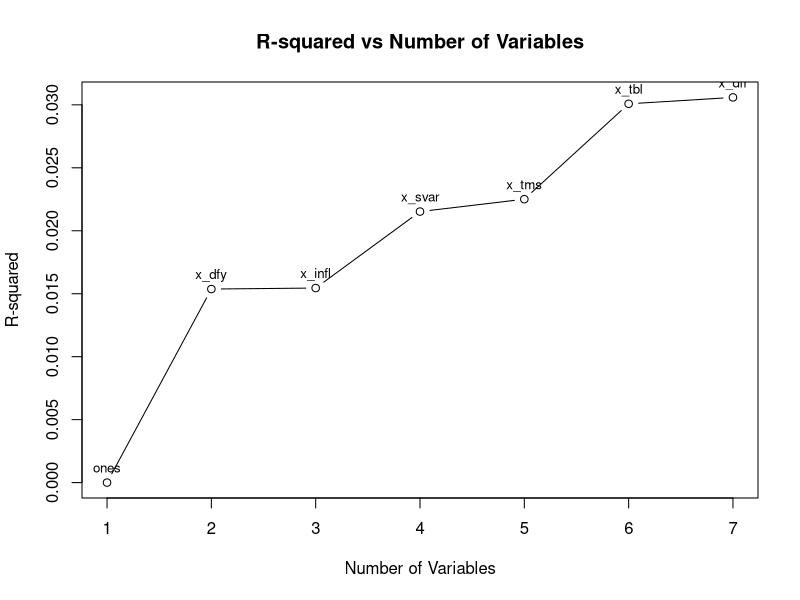

Source code (R):
calculate_beta_hat <- function(y, x) {
  beta_hat <- solve(t(x) %*% x) %*% t(x) %*% y
  return(beta_hat)
}

calculate_r_squared <- function(y, y_hat) {
  TSS <- sum((y - mean(y))^2)
  RSS <- sum((y - y_hat)^2)
  return(1 - RSS / TSS)
}


# Q3 ================================================
dt <- read.csv("./Equity_Premium.csv")
y <- dt$y
ones <- rep(1, 504)
x_dfy <- dt$x_dfy
x_infl <- dt$x_infl
x_svar <- dt$x_svar
x_tms <- dt$x_tms
x_tbl <- dt$x_tbl
x_dfr <- dt$x_dfr

x <- cbind(ones, x_dfy, x_infl, x_svar, x_tms, x_tbl, x_dfr)

beta_hat <- solve(t(x) %*% x) %*% t(x) %*% y
print("beta_hat =")
print(beta_hat)

x1 <- cbind(ones, x_dfy, x_infl, x_svar)
x2 <- cbind(x_tms, x_tbl, x_dfr)

m1 <- diag(nrow(x1)) - x1 %*% solve(t(x1) %*% x1) %*% t(x1)
m2 <- diag(nrow(x2)) - x2 %*% solve(t(x2) %*% x2) %*% t(x2)

beta1 <- solve(t(m2 %*% x1) %*% m2 %*% x1) %*% (t(m2 %*% x1) %*% m2 %*% y)
beta2 <- solve(t(m1 %*% x2) %*% m1 %*% x2) %*% (t(m1 %*% x2) %*% m1 %*% y)

# Combine intercept and beta_hat_fwl
beta_hat <- matrix(c(beta1, beta2), ncol = 1)
rownames(beta_hat) <- c("ones", "x_dfy", "x_infl", "x_svar", "x_tms", "x_tbl", "x_dfr")

print("beta_hat (FWL) =")
print(beta_hat)

# Q4 ================================================
# List of x variables
x_vars <- c("ones", "x_dfy", "x_infl", "x_svar", "x_tms", "x_tbl", "x_dfr")
x <- c()
r_squared_results <- c()

# Iterate through x variables
for (var in x_vars) {
  if (var == "ones") {
    x <- cbind(x, ones)
  } else {
    x <- cbind(x, dt[[var]])
  }
  beta_hat <- calculate_beta_hat(y, x)
  y_hat <- x %*% beta_hat
  r_squared <- calculate_r_squared(y, y_hat)
  r_squared_results <- c(r_squared_results, r_squared)
}

# Print final results
print("R-squared values:")
print(r_squared_results)

# Save the plot as a PNG file
png("./img/r_squared_plot.png", width = 800, height = 600)

# Plot R-squared results
plot(seq_along(r_squared_results), r_squared_results, 
     type = "b", # Both points and lines
     xlab = "Number of Variables", 
     ylab = "R-squared",
     main = "R-squared vs Number of Variables",
     xaxt = "n") # Suppress x-axis labels initially

# Add custom x-axis labels
axis(1, at = seq_along(r_squared_results), labels = 
     seq_along(r_squared_results))

# Add variable names as text
text(seq_along(r_squared_results), r_squared_results, 
     labels = x_vars, 
     pos = 3, # Position text above the points
     cex = 0.8) # Adjust text size

# Close the PNG device
dev.off()


